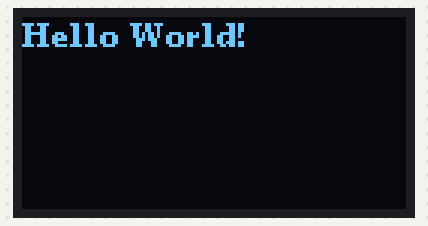
The sketch below on a simulated Arduino Uno, built with avr-gcc and run on an emulated ATmega328P. Parts: 128×64 one-colour display.

Above: at 0.1 s.

The sketch:

helloworld_lcd.ino
```cpp
//#--------------------------------------------------------------------------------------#
//| Thanks to Digikey for providing the kits and helping us make this an amazing CodeDay!|
//#--------------------------------------------------------------------------------------#

#include <U8g2lib.h>


U8G2_SSD1306_128X64_NONAME_F_HW_I2C u8g2(U8G2_R2, SCL, SDA, U8X8_PIN_NONE);  // High speed I2C

void setup(void) {

  u8g2.begin();

}

void loop(void) {

  u8g2.clearBuffer();                   // clear the internal memory
  u8g2.setFont(u8g2_font_ncenB08_tr);   // choose a suitable font
  u8g2.drawStr(0,10,"Hello World!");    // write something to the internal memory
  u8g2.sendBuffer();                    // transfer internal memory to the display
  delay(1000);

}
```
